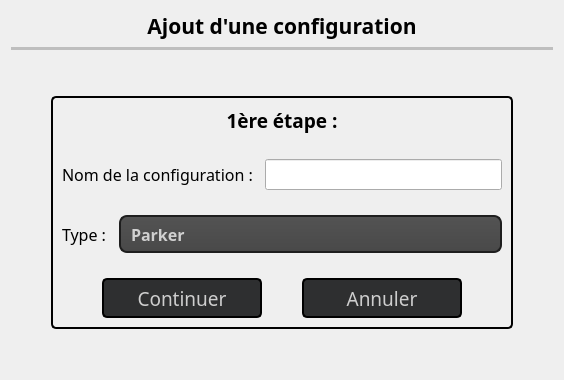
        <widget class="QWidget" name="pageCarteNI2">
         <layout class="QGridLayout" name="gridLayout_12">
          <item row="0" column="0">
           <layout class="QVBoxLayout" name="verticalLayout_10">
            <item>
             <layout class="QVBoxLayout" name="verticalLayout_8">
              <item>
               <widget class="QLabel" name="labelConfigTitre_2">
                <property name="sizePolicy">
                 <sizepolicy hsizetype="Preferred" vsizetype="Maximum">
                  <horstretch>0</horstretch>
                  <verstretch>0</verstretch>
                 </sizepolicy>
                </property>
                <property name="font">
                 <font>
                  <family>Quicksand SemiBold</family>
                  <pointsize>16</pointsize>
                  <weight>75</weight>
                  <bold>true</bold>
                 </font>
                </property>
                <property name="styleSheet">
                 <string notr="true">QLabel#labelConfigTitre{
	color: rgb(255, 255, 255);
}</string>
                </property>
                <property name="text">
                 <string>Ajout d'une configuration</string>
                </property>
                <property name="alignment">
                 <set>Qt::AlignCenter</set>
                </property>
                <property name="textInteractionFlags">
                 <set>Qt::NoTextInteraction</set>
                </property>
               </widget>
              </item>
              <item>
               <widget class="Line" name="line_3">
                <property name="enabled">
                 <bool>false</bool>
                </property>
                <property name="sizePolicy">
                 <sizepolicy hsizetype="Minimum" vsizetype="Maximum">
                  <horstretch>0</horstretch>
                  <verstretch>0</verstretch>
                 </sizepolicy>
                </property>
                <property name="minimumSize">
                 <size>
                  <width>0</width>
                  <height>3</height>
                 </size>
                </property>
                <property name="autoFillBackground">
                 <bool>false</bool>
                </property>
                <property name="frameShadow">
                 <enum>QFrame::Plain</enum>
                </property>
                <property name="lineWidth">
                 <number>5</number>
                </property>
                <property name="orientation">
                 <enum>Qt::Horizontal</enum>
                </property>
               </widget>
              </item>
             </layout>
            </item>
            <item>
             <layout class="QVBoxLayout" name="verticalLayout_9">
              <item>
               <spacer name="verticalSpacer_4">
                <property name="orientation">
                 <enum>Qt::Vertical</enum>
                </property>
                <property name="sizeHint" stdset="0">
                 <size>
                  <width>20</width>
                  <height>40</height>
                 </size>
                </property>
               </spacer>
              </item>
              <item>
               <layout class="QHBoxLayout" name="horizontalLayout_14">
                <item>
                 <spacer name="horizontalSpacer_11">
                  <property name="orientation">
                   <enum>Qt::Horizontal</enum>
                  </property>
                  <property name="sizeHint" stdset="0">
                   <size>
                    <width>40</width>
                    <height>20</height>
                   </size>
                  </property>
                 </spacer>
                </item>
                <item>
                 <widget class="QFrame" name="frameConfig1">
                  <property name="styleSheet">
                   <string notr="true">QFrame#frameConfig1{
	border: 2px solid black;
	border-radius: 5;
}</string>
                  </property>
                  <property name="frameShape">
                   <enum>QFrame::StyledPanel</enum>
                  </property>
                  <property name="frameShadow">
                   <enum>QFrame::Raised</enum>
                  </property>
                  <layout class="QGridLayout" name="gridLayout_11">
                   <property name="verticalSpacing">
                    <number>25</number>
                   </property>
                   <item row="0" column="0">
                    <widget class="QLabel" name="labelConfigTitre_3">
                     <property name="sizePolicy">
                      <sizepolicy hsizetype="Preferred" vsizetype="Maximum">
                       <horstretch>0</horstretch>
                       <verstretch>0</verstretch>
                      </sizepolicy>
                     </property>
                     <property name="font">
                      <font>
                       <family>Quicksand SemiBold</family>
                       <pointsize>14</pointsize>
                       <weight>75</weight>
                       <bold>true</bold>
                      </font>
                     </property>
                     <property name="styleSheet">
                      <string notr="true">QLabel#labelConfigTitre{
	color: rgb(255, 255, 255);
}</string>
                     </property>
                     <property name="text">
                      <string>1ère étape :</string>
                     </property>
                     <property name="textFormat">
                      <enum>Qt::AutoText</enum>
                     </property>
                     <property name="alignment">
                      <set>Qt::AlignCenter</set>
                     </property>
                     <property name="textInteractionFlags">
                      <set>Qt::NoTextInteraction</set>
                     </property>
                    </widget>
                   </item>
                   <item row="1" column="0">
                    <layout class="QHBoxLayout" name="horizontalLayout_11">
                     <property name="spacing">
                      <number>12</number>
                     </property>
                     <item>
                      <widget class="QLabel" name="labelNomConfig">
                       <property name="font">
                        <font>
                         <family>Quicksand Medium</family>
                         <pointsize>12</pointsize>
                        </font>
                       </property>
                       <property name="text">
                        <string>Nom de la configuration :</string>
                       </property>
                      </widget>
                     </item>
                     <item>
                      <widget class="QLineEdit" name="lENomConfig">
                       <property name="font">
                        <font>
                         <family>Quicksand</family>
                         <pointsize>12</pointsize>
                        </font>
                       </property>
                      </widget>
                     </item>
                    </layout>
                   </item>
                   <item row="2" column="0">
                    <layout class="QHBoxLayout" name="horizontalLayout_12">
                     <property name="spacing">
                      <number>12</number>
                     </property>
                     <item>
                      <widget class="QLabel" name="labelNomConfig_2">
                       <property name="font">
                        <font>
                         <family>Quicksand Medium</family>
                         <pointsize>12</pointsize>
                        </font>
                       </property>
                       <property name="text">
                        <string>Type :</string>
                       </property>
                      </widget>
                     </item>
                     <item>
                      <widget class="QComboBox" name="cBTypeConfig">
                       <property name="sizePolicy">
                        <sizepolicy hsizetype="Expanding" vsizetype="Fixed">
                         <horstretch>0</horstretch>
                         <verstretch>0</verstretch>
                        </sizepolicy>
                       </property>
                       <property name="minimumSize">
                        <size>
                         <width>0</width>
                         <height>38</height>
                        </size>
                       </property>
                       <property name="font">
                        <font>
                         <family>Quicksand SemiBold</family>
                         <pointsize>12</pointsize>
                         <weight>75</weight>
                         <bold>true</bold>
                        </font>
                       </property>
                       <property name="styleSheet">
                        <string notr="true">QComboBox#cBTypeConfig
{
	color: rgb(208, 208, 208);
    background-color: QLinearGradient( x1: 0, y1: 0, x2: 0, y2: 1, stop: 0 #565656, stop: 0.1 #525252, stop: 0.5 #4e4e4e, stop: 0.9 #4a4a4a, stop: 1 #464646);
    border: 2px solid #1e1e1e;
    border-radius: 8px;
    padding: 1px 0px 1px 10px;
}

QComboBox#cBTypeConfig:hover
{
    border: 2px solid black;
    color: white;
}

QComboBox#cBTypeConfig QAbstractItemView
{
	background-color: rgb(46, 47, 48);
	border: 2px solid black;
	selection-background-color: rgb(81, 81, 81);
	border-top: none;
}

QComboBox#cBTypeConfig::drop-down
{
     subcontrol-origin: padding;
     subcontrol-position: top right;
     width: 15px;
     color: white;
     border-left-color: darkgray;
     padding-left: 10px;
 }

</string>
                       </property>
                       <item>
                        <property name="text">
                         <string>Parker</string>
                        </property>
                       </item>
                       <item>
                        <property name="text">
                         <string>Lycee</string>
                        </property>
                       </item>
                      </widget>
                     </item>
                    </layout>
                   </item>
                   <item row="3" column="0">
                    <layout class="QHBoxLayout" name="horizontalLayout_13">
                     <item>
                      <spacer name="horizontalSpacer_9">
                       <property name="orientation">
                        <enum>Qt::Horizontal</enum>
                       </property>
                       <property name="sizeHint" stdset="0">
                        <size>
                         <width>40</width>
                         <height>20</height>
                        </size>
                       </property>
                      </spacer>
                     </item>
                     <item>
                      <widget class="QPushButton" name="pBContinuerConfig">
                       <property name="enabled">
                        <bool>true</bool>
                       </property>
                       <property name="minimumSize">
                        <size>
                         <width>160</width>
                         <height>40</height>
                        </size>
                       </property>
                       <property name="maximumSize">
                        <size>
                         <width>220</width>
                         <height>40</height>
                        </size>
                       </property>
                       <property name="sizeIncrement">
                        <size>
                         <width>0</width>
                         <height>0</height>
                        </size>
                       </property>
                       <property name="font">
                        <font>
                         <family>Quicksand Medium</family>
                         <pointsize>14</pointsize>
                         <weight>50</weight>
                         <bold>false</bold>
                        </font>
                       </property>
                       <property name="styleSheet">
                        <string notr="true">QPushButton#pBContinuerConfig:hover{
	color: rgb(255, 255, 255);
	background-color: rgba(0, 170, 0, 60);
	border-color: rgb(98, 98, 98);
}

QPushButton#pBContinuerConfig{
	background-color: rgb(46, 47, 48);
	color: rgb(206, 206, 206);
	border: 2px solid black;
	border-radius: 5;
}</string>
                       </property>
                       <property name="text">
                        <string>Continuer</string>
                       </property>
                      </widget>
                     </item>
                     <item>
                      <spacer name="horizontalSpacer_8">
                       <property name="orientation">
                        <enum>Qt::Horizontal</enum>
                       </property>
                       <property name="sizeHint" stdset="0">
                        <size>
                         <width>40</width>
                         <height>20</height>
                        </size>
                       </property>
                      </spacer>
                     </item>
                     <item>
                      <widget class="QPushButton" name="pBAnnulerConfig">
                       <property name="enabled">
                        <bool>true</bool>
                       </property>
                       <property name="minimumSize">
                        <size>
                         <width>160</width>
                         <height>40</height>
                        </size>
                       </property>
                       <property name="maximumSize">
                        <size>
                         <width>220</width>
                         <height>40</height>
                        </size>
                       </property>
                       <property name="sizeIncrement">
                        <size>
                         <width>0</width>
                         <height>0</height>
                        </size>
                       </property>
                       <property name="font">
                        <font>
                         <family>Quicksand Medium</family>
                         <pointsize>14</pointsize>
                         <weight>50</weight>
                         <bold>false</bold>
                        </font>
                       </property>
                       <property name="styleSheet">
                        <string notr="true">QPushButton#pBAnnulerConfig:hover{
	color: rgb(255, 255, 255);
	background-color: rgba(255, 0, 0, 70);
	border-color: rgb(98, 98, 98);
}

QPushButton#pBAnnulerConfig{
	background-color: rgb(46, 47, 48);
	color: rgb(206, 206, 206);
	border: 2px solid black;
	border-radius: 5;
}</string>
                       </property>
                       <property name="text">
                        <string>Annuler</string>
                       </property>
                      </widget>
                     </item>
                     <item>
                      <spacer name="horizontalSpacer_10">
                       <property name="orientation">
                        <enum>Qt::Horizontal</enum>
                       </property>
                       <property name="sizeHint" stdset="0">
                        <size>
                         <width>40</width>
                         <height>20</height>
                        </size>
                       </property>
                      </spacer>
                     </item>
                    </layout>
                   </item>
                  </layout>
                 </widget>
                </item>
                <item>
                 <spacer name="horizontalSpacer_12">
                  <property name="orientation">
                   <enum>Qt::Horizontal</enum>
                  </property>
                  <property name="sizeHint" stdset="0">
                   <size>
                    <width>40</width>
                    <height>20</height>
                   </size>
                  </property>
                 </spacer>
                </item>
               </layout>
              </item>
              <item>
               <spacer name="verticalSpacer_5">
                <property name="orientation">
                 <enum>Qt::Vertical</enum>
                </property>
                <property name="sizeHint" stdset="0">
                 <size>
                  <width>20</width>
                  <height>40</height>
                 </size>
                </property>
               </spacer>
              </item>
             </layout>
            </item>
           </layout>
          </item>
         </layout>
        </widget>
